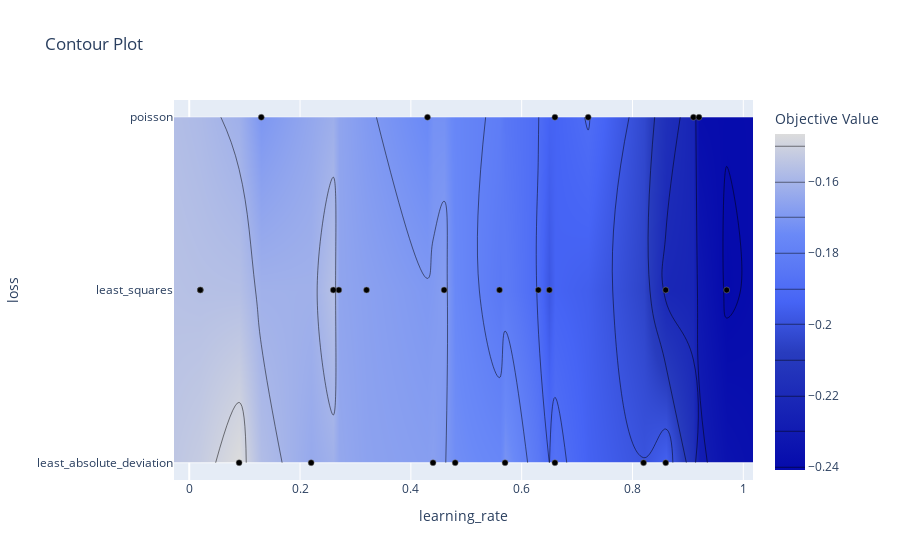

The notebook cell this image was saved under:
### Markdown cell above
This plot, called the hyper-parameter importances plot, is even more intuitive. It shows the magnitude of impact that a change in a given hyper-parameter will have on the objective value compared to the other hyper-parameters. As we can see for the plot, the hyper-parameter "learning_rate" is much, much more important than any other hyper-parameter we are tuning. It also shows that "loss" and all other parameters have essentially no impact whatsoever on the objective value.

### Code cell
# Parameter contour plot using Optuna visualization
plot_contour = optuna.visualization.plot_contour(study_hist_gradient, params=["loss","learning_rate"])
plot_contour.show()

### Figure 1 — Plotly figure (JSON) as saved in the notebook; plotly's stock layout.template omitted (floating-point values rounded to 4 significant figures)
{"data": [{"colorbar": {"title": {"text": "Objective Value"}}, "colorscale": [[0, "rgb(5,10,172)"], [0.35, "rgb(40,60,190)"], [0.5, "rgb(70,100,245)"], [0.6, "rgb(90,120,245)"], [0.7, "rgb(106,137,247)"], [1, "rgb(220,220,220)"]], "connectgaps": true, "contours": {"coloring": "heatmap"}, "hoverinfo": "none", "line": {"smoothing": 1.3}, "reversescale": false, "type": "contour", "x": [-0.0275, 0.02, 0.09, 0.13, 0.22, 0.26, 0.27, 0.32, 0.43, 0.44, 0.46, 0.48, 0.56, 0.57, 0.63, 0.65, 0.66, 0.72, 0.82, 0.86, 0.91, 0.92, 0.97, 1.018], "y": ["least_absolute_deviation", "least_squares", "poisson"], "z": [[null, null, -0.1466, null, -0.1639, null, null, null, null, -0.1672, null, -0.1732, null, -0.1714, null, null, -0.1876, null, -0.1998, -0.1947, null, null, null, null], [null, -0.1562, null, null, null, -0.1561, -0.1654, -0.1669, null, null, -0.1678, null, -0.1839, null, -0.1906, -0.1986, null, null, null, -0.2218, null, null, -0.2409, null], [null, null, null, -0.17, null, null, null, null, -0.1748, null, null, null, null, null, null, null, -0.194, -0.1895, null, null, -0.2234, -0.2386, null, null]]}, {"marker": {"color": "black", "line": {"color": "Grey", "width": 0.5}}, "mode": "markers", "showlegend": false, "type": "scatter", "x": [0.91, 0.65, 0.22, 0.66, 0.02, 0.56, 0.32, 0.86, 0.27, 0.13, 0.46, 0.66, 0.57, 0.82, 0.97, 0.63, 0.09, 0.02, 0.86, 0.92, 0.43, 0.26, 0.48, 0.72, 0.44], "y": ["poisson", "least_squares", "least_absolute_deviation", "poisson", "least_squares", "least_squares", "least_squares", "least_squares", "least_squares", "poisson", "least_squares", "least_absolute_deviation", "least_absolute_deviation", "least_absolute_deviation", "least_squares", "least_squares", "least_absolute_deviation", "least_squares", "least_absolute_deviation", "poisson", "poisson", "least_squares", "least_absolute_deviation", "poisson", "least_absolute_deviation"]}], "layout": {"title": {"text": "Contour Plot"}, "xaxis": {"range": [-0.0275, 1.018], "title": {"text": "learning_rate"}}, "yaxis": {"range": [-0.1, 2.1], "title": {"text": "loss"}, "type": "category"}}}
